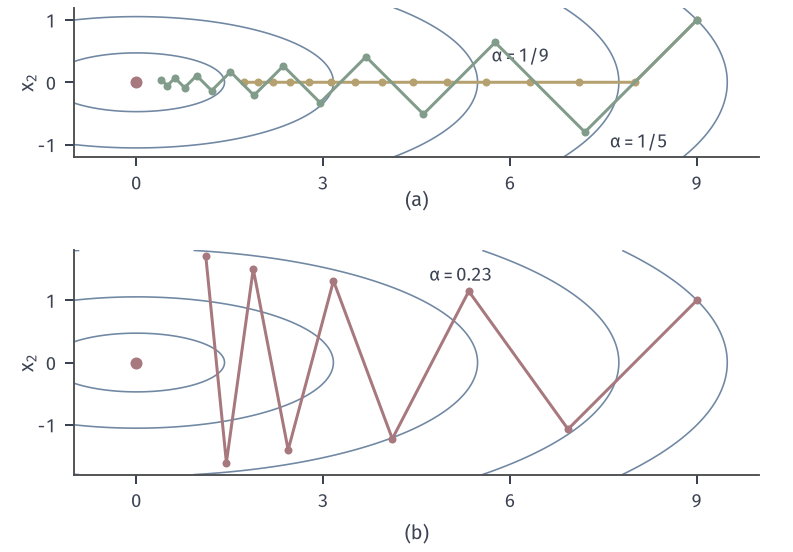

This figure's Python source:
from pathlib import Path
import sys
ROOT = next(p for p in Path(__file__).resolve().parents if (p/'build.sh').is_file() and (p/'tex/book.tex').is_file())
sys.path.insert(0, str(ROOT/'figures/00-shared/mathematical-preliminaries-upper/00-shared/comprehension-figures'))
from support import figure, save, BLUE, GREEN, YELLOW, RED, PURPLE, INK, MUTED, GRID, BLUE_FILL, GREEN_FILL, YELLOW_FILL, RED_FILL, PURPLE_FILL
import numpy as np
HERE = Path(__file__).resolve().parent
STROKE = '#4C4D4F'
def panel(fig, left, right, top, bottom, wspace=.25, hspace=.2):
    fig.set_layout_engine(None)
    fig.subplots_adjust(left=left, right=right, top=top, bottom=bottom, wspace=wspace, hspace=hspace)
def tag(fig, ax, s, y=None, d=.085):
    p = ax.get_position(); fig.text((p.x0+p.x1)/2, (p.y0-d) if y is None else y, s, ha='center', va='top')
# 贯穿例：f(x)=(x1^2+9 x2^2)/2，x0=(9,1)，mu=1，L=9，kappa=9。
H = np.array([1., 9.]); X0 = np.array([9., 1.])
def f_ex(x): return .5*(H*np.asarray(x)**2).sum(-1)
def contour_ex(ax, xr, yr, levels):
    X,Y = np.meshgrid(np.linspace(*xr,700), np.linspace(*yr,500))
    ax.contour(X,Y,.5*(X**2+9*Y**2),levels=levels,colors=[BLUE],linewidths=.65)
def path(ax, P, c, ms=3.2, lw=1.2, **k):
    P=np.asarray(P); ax.plot(P[:,0],P[:,1],'-o',color=c,lw=lw,ms=ms,mew=0,zorder=4,**k)
def opt(ax, x=0, y=0): ax.plot([x],[y],'o',ms=4.8,color=RED,mew=0,zorder=6)
# 贯穿例上不同固定步长的路径。
import matplotlib.gridspec as gs
fig=figure(width_mm=112,height_mm=78)[0]; fig.clf(); fig.set_layout_engine(None)
G=gs.GridSpec(2,1,height_ratios=[2.4,3.6],left=.06,right=.99,top=.985,bottom=.14,hspace=.5)
def run(a,T):
    P=[X0.copy()]
    for t in range(T): P.append(P[-1]-a*H*P[-1])
    return np.array(P)
A=fig.add_subplot(G[0]); B=fig.add_subplot(G[1])
lv=[1,5,15,30,45]
contour_ex(A,(-1,10),(-1.2,1.2),lv); path(A,run(1/9,14),YELLOW); path(A,run(1/5,14),GREEN); opt(A)
contour_ex(B,(-1,10),(-1.8,1.8),lv); P=run(.23,8); path(B,P,RED); opt(B)
for a,yl in ((A,(-1.2,1.2)),(B,(-1.8,1.8))):
    a.set_xlim(-1,10); a.set_ylim(*yl); a.set_aspect('equal'); a.set_xticks([0,3,6,9]); a.set_yticks([-1,0,1])
A.text(5.7,.33,r'$\alpha=1/9$',color=INK,fontsize=7.5); A.text(7.6,-1.05,r'$\alpha=1/5$',color=INK,fontsize=7.5)
B.text(4.7,1.3,r'$\alpha=0.23$',color=INK,fontsize=7.5)
A.set_ylabel('$x_2$',labelpad=0); B.set_ylabel('$x_2$',labelpad=0); B.set_xlabel('$x_1$',labelpad=1)
tag(fig,A,'(a)',d=.06); tag(fig,B,'(b)',y=.052)
B.set_xlabel('')
fig.text(.04,.985,'',)
save(fig,HERE,'figure',{'steps':[1/9,1/5,.23],'x0':[9,1]})
